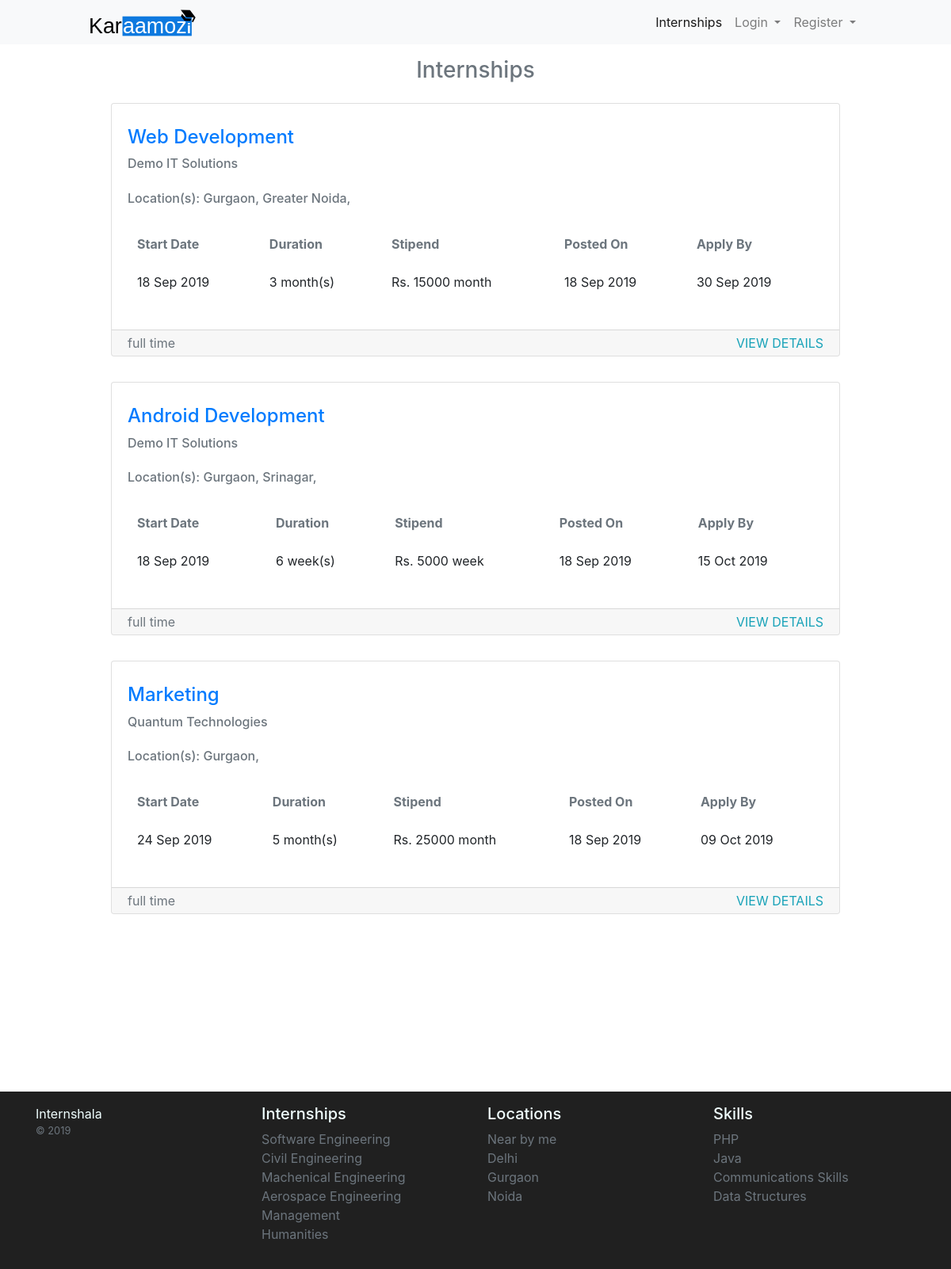
The page / on the database its author committed.
### tables this page shows
CREATE TABLE `internships` (
  `id` int(11) NOT NULL,
  `title` varchar(252) NOT NULL,
  `start_date` varchar(50) NOT NULL,
  `end_date` varchar(20) NOT NULL,
  `posted_by` int(11) NOT NULL,
  `duration` int(11) NOT NULL,
  `stipend` int(11) NOT NULL,
  `duration_week` tinyint(1) NOT NULL DEFAULT '0',
  `stipend_week` tinyint(1) NOT NULL DEFAULT '0',
  `about_internship` mediumtext NOT NULL,
  `number_of_interns` int(11) NOT NULL,
  `who_can` mediumtext NOT NULL,
  `part_time_allowed` tinyint(1) NOT NULL DEFAULT '1',
  `posted_at` datetime NOT NULL DEFAULT CURRENT_TIMESTAMP
);

CREATE TABLE `employers` (
  `id` int(11) NOT NULL,
  `first_name` varchar(252) NOT NULL,
  `last_name` varchar(252) NOT NULL,
  `email_id` varchar(100) NOT NULL,
  `password` varchar(300) NOT NULL,
  `company_name` varchar(100) NOT NULL,
  `company_url` varchar(252) DEFAULT NULL,
  `mobile` varchar(20) NOT NULL,
  `about` text NOT NULL,
  `created_at` datetime NOT NULL DEFAULT CURRENT_TIMESTAMP
);

CREATE TABLE `internship_locations` (
  `id` int(11) NOT NULL,
  `internship_id` int(11) NOT NULL,
  `location_id` int(11) NOT NULL
);

CREATE TABLE `locations` (
  `id` int(11) NOT NULL,
  `city_name` varchar(252) NOT NULL,
  `city_state` varchar(100) NOT NULL
);

### partials/session-manager.php (called while the page is built, shortened)
<?php
if (isset($_SESSION['loggedin']) && isset($_SESSION['employer']) && isset($_SESSION['email']) && $_SESSION['employer'] == 1) {
    $result = $obj->fetchConditionally("employers", "email_id", $_SESSION['email']);
    $student_control = 0;
    $employer_control = 1;
    foreach ($result as $employer) {
        $employer_id = $employer['id'];
        $email = $employer['email_id'];
        $first_name = $employer['first_name'];
        $last_name = $employer['last_name'];
        $company_name = $employer['company_name'];
    }
} else {
    $student_control = 0;
    $employer_control = 0;
}

### config/db.php (called while the page is built, shortened)
<?php
  class Database {
    public function __construct(){
        try {
            $this -> con = mysqli_connect("localhost", "root", "root", "karaamozi");
        }catch(Exception $e){
            die($e->getMessage());
        }
    }
  }

### action/core.php (called while the page is built, shortened)
<?php
class dataOperaion extends Database {
  public function fetch($table){
    $query = "SELECT * FROM ".$table;
    $array = array();
    $result = mysqli_query($this->con, $query);
    while($row = mysqli_fetch_assoc($result)){
    $array[] = $row;
    }
    return $array;
  }
   public function custom_query($query){
    $array = array();
    $result = mysqli_query($this->con, $query);
    while($row = mysqli_fetch_assoc($result)){
    $array[] = $row;
    }
    return $array;
  }
public function fetchConditionally($table, $where, $candition, $limit = 500)
{
  $query = "SELECT * FROM " . $table . " WHERE " . $where . " = '$candition' LIMIT $limit";
  $array = array();
  $result = mysqli_query($this->con, $query);
  while ($row = mysqli_fetch_assoc($result)) {
    $array[] = $row;
  }
  return $array;
}
}

### index.php (the view, shortened to what this page needs)
<?php
include('./config/db.php');
include('./action/core.php');
$obj = new dataOperaion;
include('./partials/session-manager.php');
?>
<!doctype html>
<html lang="en">
<head>
    <link rel="stylesheet" href="https://stackpath.bootstrapcdn.com/bootstrap/4.3.1/css/bootstrap.min.css">
    <link rel="stylesheet" href="./assets/css/style.css">
</head>
<body>
    <?php include('./partials/nav.php'); ?>
    <div class="container">
        <div class="row">
            <div class="col-md-12">
                <h3 class="pt-3 text-center text-muted">Internships</h3>
            </div>
        </div>
        <?php
        $internships = $obj->fetch("internships");
        foreach($internships as $row){
            $internship_id = $row['id'];
            $title = $row['title'];
            $start_date = $row['start_date'];
            $end_date = $row['end_date'];
            $posted_by = $row['posted_by'];
            $duration = $row['duration'];
            $stipend = $row['stipend'];
            $duration_week = $row['duration_week'];
            $stipend_week = $row['stipend_week'];
            $part_time_allowed = $row['part_time_allowed'];
            $posted_at = $row['posted_at'];
            $company = $obj->fetchConditionally("employers", "id", $posted_by);
            foreach ($company as $employer) {
                $company_name = $employer['company_name'];
            }
        ?>
        <div class="row py-3">
            <div class="col-md-10 m-auto">
            <div class="card">
                    <div class="card-body">
                        <h4 class="py-2"><a href="internship-details.php?id=<?= $internship_id ?>"><?= $title ?></a></h4>
                        <h6 class="card-subtitle mb-2 text-muted"><?= $company_name ?></h6>
                        <h6 class="card-subtitle my-4 text-muted">Location(s):
                            <?php
                            $sql = "SELECT * FROM internship_locations il INNER JOIN locations l ON il.location_id = l.id WHERE il.internship_id = $internship_id";
                            $locations = $obj->custom_query($sql);
                            foreach ($locations as $loc) {
                                echo $loc['city_name'] . ', ';
                            }
                            ?>
                        </h6>
                        <div class="table-responsive">
                            <table class="table table-borderless">
                                <thead>
                                    <tr class="text-muted">
                                        <th>Start Date</th>
                                        <th>Duration</th>
                                        <th>Stipend</th>
                                        <th>Posted On</th>
                                        <th>Apply By</th>
                                    </tr>
                                </thead>
                                <tbody>
                                    <tr>
                                        <td><?= date('d M Y', strtotime($start_date)); ?></td>
                                        <td><?= $duration, $duration_week == 0?'<span> month(s)</span>':'<span> week(s)</span>' ?> </td>
                                        <td>Rs. <?= $stipend, $stipend_week == 0?'<span> month</span>':'<span> week</span>' ?></td>
                                        <td><?= date('d M Y', strtotime($posted_at)); ?></td>
                                        <td><?= date('d M Y', strtotime($end_date)); ?></td>
                                    </tr>
                                </tbody>
                            </table>
                        </div>
                    </div>
                    <div class="card-footer py-1">
                        <?php
                        if($part_time_allowed == 0){
                            echo '<span class="text-muted float-left">full time</span>';
                        }else{
                            echo '<span class="text-muted float-left">part time allowed</span>';
                        }
                        ?>
                        <a class="float-right text-info" href="internship-details.php?id=<?= $internship_id ?>">VIEW DETAILS</a>
                    </div>
                </div>
            </div>
        </div>
        <?php } ?>
    </div>
    <?php include('./partials/footer.php'); ?>
</body>
</html>

### partials/nav.php (shortened to what this page needs)
<nav class="navbar navbar-expand-lg navbar-light bg-light">
  <a href="index.php" class="pl-md-6rem brand-logo">
    <img src="./assets/images/logo.svg" alt="Mahmood Hussain" style="height: 40px;">
  </a>
  <div class="collapse navbar-collapse" id="navbarNavDropdown">
    <ul class="navbar-nav ml-md-auto pr-md-6rem">
      <li class="nav-item active">
        <a class="nav-link" href="index.php">Internships <span class="sr-only">(current)</span></a>
      </li>
      <?php
      if ($student_control == 0 && $employer_control == 1) {
        echo '<li class="nav-item active">
      <a class="nav-link" href="post-internship.php">Post an Internship</a>
    </li>
    <li class="nav-item active">
      <a class="nav-link" href="my-internships.php">My Internships</a>
    </li>
    <li class="nav-item active">
      <a class="nav-link" href="applications-received.php">Applications</a>
    </li>
    <li class="nav-item active">
      <span class="nav-link text-muted" href="#">Hello, <b class="text-info">' . $first_name . '</b></span>
    </li>
    <li class="nav-item active">
      <a class="nav-link text-muted" href="logout.php">Logout</a>
    </li>
    ';
      } else {
        echo '<li class="nav-item dropdown">
      <a class="nav-link dropdown-toggle" href="#" id="navbarDropdownMenuLink" role="button" data-toggle="dropdown" aria-haspopup="true" aria-expanded="false">
        Login
      </a>
      <div class="dropdown-menu" aria-labelledby="navbarDropdownMenuLink">
        <a class="dropdown-item" href="student-auth.php">Login as Student</a>
        <a class="dropdown-item" href="employer-auth.php">Login as Employer</a>
      </div>
    </li>';
    echo '<li class="nav-item dropdown">
      <a class="nav-link dropdown-toggle" href="#" id="navbarDropdownMenuLink" role="button" data-toggle="dropdown" aria-haspopup="true" aria-expanded="false">
        Register
      </a>
      <div class="dropdown-menu" aria-labelledby="navbarDropdownMenuLink">
        <a class="dropdown-item" href="student-register.php">Register as Student</a>
        <a class="dropdown-item" href="employer-registration.php">Register as Employer</a>
      </div>
    </li>';
      }
      ?>
    </ul>
  </div>
</nav>

### partials/footer.php
<footer class="py-3 mt-md-fit">
    <div class="container">
        <div class="row">
            <div class="col-12 col-md">
                <span>Internshala</span>
                <small class="d-block mb-3 text-muted">&copy; 2019</small>
            </div>
            <div class="col-6 col-md">
                <h5>Internships</h5>
                <ul class="list-unstyled text-small">
                    <li><a class="text-muted" href="#">Software Engineering</a></li>
                    <li><a class="text-muted" href="#">Civil Engineering</a></li>
                    <li><a class="text-muted" href="#">Machenical Engineering</a></li>
                    <li><a class="text-muted" href="#">Aerospace Engineering</a></li>
                    <li><a class="text-muted" href="#">Management</a></li>
                    <li><a class="text-muted" href="#">Humanities</a></li>
                </ul>
            </div>
            <div class="col-6 col-md">
                <h5>Locations</h5>
                <ul class="list-unstyled text-small">
                    <li><a class="text-muted" href="#">Near by me</a></li>
                    <li><a class="text-muted" href="#">Delhi</a></li>
                    <li><a class="text-muted" href="#">Gurgaon</a></li>
                    <li><a class="text-muted" href="#">Noida</a></li>
                </ul>
            </div>
            <div class="col-6 col-md">
                <h5>Skills</h5>
                <ul class="list-unstyled text-small">
                    <li><a class="text-muted" href="#">PHP</a></li>
                    <li><a class="text-muted" href="#">Java</a></li>
                    <li><a class="text-muted" href="#">Communications Skills</a></li>
                    <li><a class="text-muted" href="#">Data Structures</a></li>
                </ul>
            </div>
        </div>
    </div>
</footer>

### assets/css/style.css (style rules this page uses)
a { text-decoration: none !important; }
@media (min-width: 768px) { .pr-md-6rem, .px-md-6rem { padding-right: 6rem !important; } }
@media (min-width: 768px) { .pl-md-6rem, .px-md-6rem { padding-left: 6rem !important; } }
footer { background-color: rgb(32, 32, 32); color: azure !important; }
@media (min-width: 768px) { .mt-md-fit, .my-md-fit { margin-top: 13rem !important; } }

### rows shown on the page
internships: title "Web Development", posted_by.company_name "Demo IT Solutions", start_date "18 Sep 2019", duration "3", duration_week "month(s)", stipend "15000", stipend_week "month", posted_at "18 Sep 2019", end_date "30 Sep 2019", part_time_allowed "full time"
internship_locations: location.city_name "Gurgaon"
internship_locations: location.city_name "Greater Noida"
internships: title "Android Development", posted_by.company_name "Demo IT Solutions", start_date "18 Sep 2019", duration "6", duration_week "week(s)", stipend "5000", stipend_week "week", posted_at "18 Sep 2019", end_date "15 Oct 2019", part_time_allowed "full time"
internship_locations: location.city_name "Gurgaon"
internship_locations: location.city_name "Srinagar"
internships: title "Marketing", posted_by.company_name "Quantum Technologies", start_date "24 Sep 2019", duration "5", duration_week "month(s)", stipend "25000", stipend_week "month", posted_at "18 Sep 2019", end_date "09 Oct 2019", part_time_allowed "full time"
internship_locations: location.city_name "Gurgaon"
